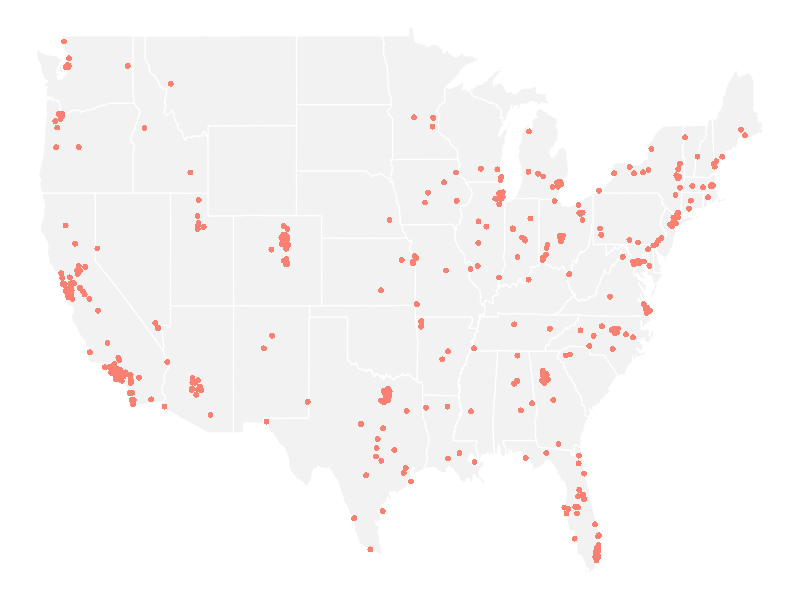
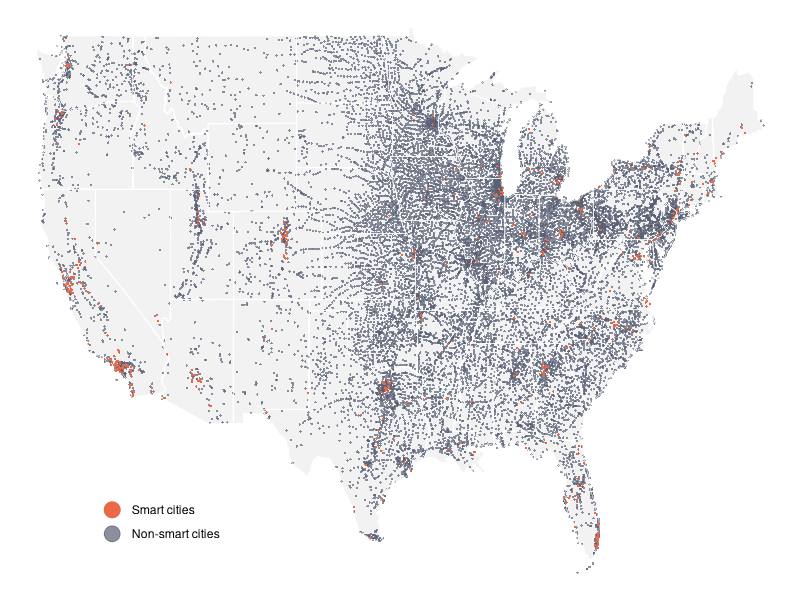
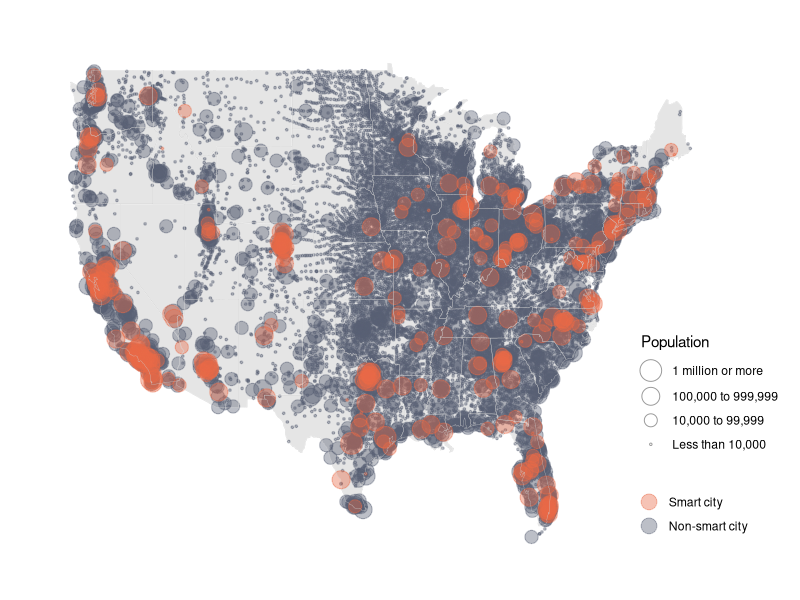
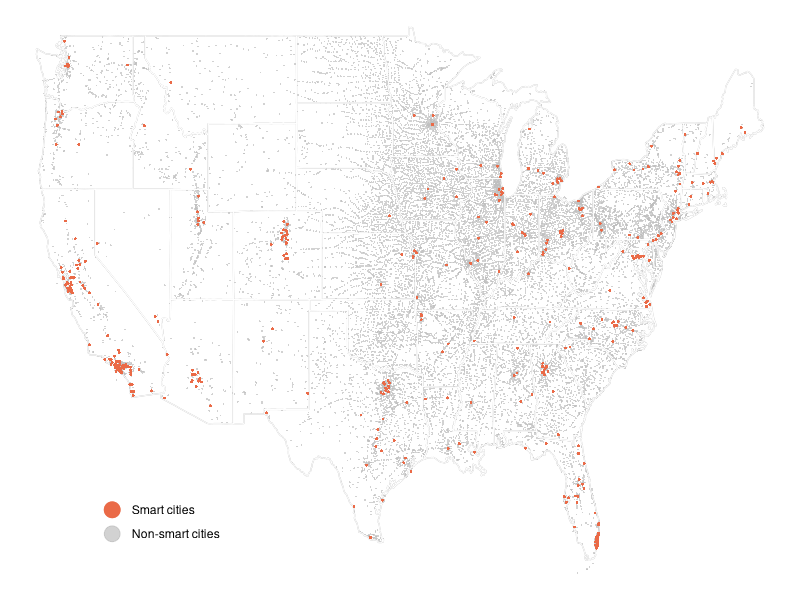

The R script that drew these images, in order:
## ---- chunk 1
options(scipen=16)
library(tidyverse)
## ---- chunk 2
df <- read_csv("data/smart_cities20240110.csv")
## ---- chunk 3
# total number of smart cities
sum(df$smart)
## ---- chunk 4
# total number of people in smart cities
df %>% filter(smart == 1) %>% summarise(total_pop=sum(POP20))
## ---- chunk 5
# summarize by state
df %>% group_by(State) %>% summarise(muni_count=n(), smart_count=sum(smart), smart_den=smart_count/muni_count*100) %>% arrange(smart_count)
## ---- chunk 6
# summarize by population
df <- df %>% mutate(pop_size=case_when(POP20>=1000000 ~ 4, POP20<1000000&POP20>=100000 ~3, POP20<100000&POP20>= 10000 ~2, POP20<10000 ~1))
df %>% group_by(pop_size) %>% summarise(muni_count=n(), smart_count=sum(smart), smart_den=round(smart_count/muni_count*100,1))
## ---- chunk 7
map_df <- df %>% filter(State!="AK") %>% filter(State!="HI") %>% arrange(smart) # to make smart cities pop up in map
## ---- chunk 8
#mycolor <- c("#596174","#d32d41" )
#mycolor <- c("#1c4e80","#d32d41" )
mycolor <- c("#596174","#ea6a47" )
states <- map_data("state")
## ---- chunk 9
#ggplot() + 
#  theme_void() +
#  geom_polygon(data = states, aes(x=long, y = lat, group = group), linewidth=0.4 ,color ="white",fill = 'gray90')
## ---- chunk 10
ggplot() + 
  geom_polygon(data = states, aes(x=long, y = lat, group = group), linewidth=0.4 ,color ="white",fill = 'gray95') + 
  geom_point(data = map_df %>% filter(smart==1),  aes(x = INTPTLON, y = INTPTLAT, stroke =0,  color=as.factor(smart)), size=2) + 
  theme_void() +
  xlab('') + ylab('') +
  scale_color_manual(name="", values = "salmon")+
  theme(panel.grid.major = element_blank(), panel.grid.minor = element_blank(), legend.position = c(0.2, 0.15))+
  guides(color="none", fill="none")
## ---- chunk 11
ggplot() + 
  geom_polygon(data = states, aes(x=long, y = lat, group = group), linewidth=0.4 ,color ="white",fill = 'gray95') + 
  geom_point(data = map_df,  aes(x = INTPTLON, y = INTPTLAT, stroke =0,  color=as.factor(smart)), size=0.8, alpha = 0.7) + 
  geom_path(data = states, aes(x = long, y = lat, group = group), color = "white", size = 0.2) +
  geom_point(data = map_df %>% filter(smart==1),  aes(x = INTPTLON, y = INTPTLAT, stroke =0,  color=as.factor(smart)), size=0.8) +
  theme_void() +
  xlab('') + ylab('') +
  scale_color_manual(name="", labels=c("1"="Smart cities", "0"="Non-smart cities"), values = mycolor)+
  theme(panel.grid.major = element_blank(), panel.grid.minor = element_blank(), legend.position = c(0.2, 0.15))+
  guides(color=guide_legend(reverse=T, override.aes = list(size = 5)))
#ggsave("figure/map.png")
## ---- chunk 12
ggplot() + 
  geom_polygon(data = states, aes(x=long, y = lat, group = group), linewidth=0.2, color ="white", fill = 'gray90') + 
  geom_point(data = map_df,  aes(x = INTPTLON, y = INTPTLAT, stroke=0.6, color=as.factor(smart),size=as.factor(pop_size)), alpha = 0.4) + 
  geom_path(data = states, aes(x = long, y = lat, group = group), color = "gray80", size = 0.1) +
  theme_void() +
  xlab('') + ylab('') +
  scale_size_ordinal(name=" Population", range=c(0.5,7), 
                      labels=c("4"="1 million or more" ,"3"= "100,000 to 999,999", "2"="10,000 to 99,999", "1"="Less than 10,000"), )+
  scale_color_manual(name=" ", labels=c("1"="Smart city", "0"="Non-smart city"), values = mycolor)+
  theme(panel.grid.major = element_blank(), panel.grid.minor = element_blank(), legend.position = c(0.98 , 0.24))+
  theme(plot.margin = unit(c(1,2,1,1), "cm"))+
  guides(size = guide_legend(reverse=T, override.aes = list(shape=1)), color=guide_legend(reverse=T, override.aes = list(size = 5)))
## ---- chunk 13
mycolor2 <- c("grey75","#ea6a47" )
ggplot() + 
  geom_polygon(data = states, aes(x=long, y = lat, group = group), linewidth=0.4 ,color ="grey",fill = 'white') + 
  geom_point(data = map_df,  aes(x = INTPTLON, y = INTPTLAT, stroke =0,  color=as.factor(smart)), size=0.6, alpha = 0.7) + 
  geom_path(data = states, aes(x = long, y = lat, group = group), color = "white", size = 0.3) +
  geom_point(data = map_df %>% filter(smart==1),  aes(x = INTPTLON, y = INTPTLAT, stroke =0,  color=as.factor(smart)), size=1) +
  theme_void() +
  xlab('') + ylab('') +
  scale_color_manual(name="", labels=c("1"="Smart cities", "0"="Non-smart cities"), values = mycolor2)+
  theme(panel.grid.major = element_blank(), panel.grid.minor = element_blank(), legend.position = c(0.2, 0.15))+
  guides(color=guide_legend(reverse=T, override.aes = list(size = 5)))
#ggsave("figure/map.pdf")
